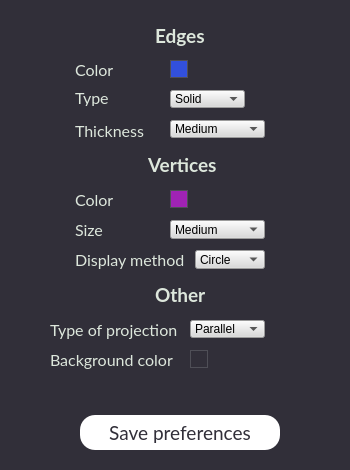
<?xml version="1.0" encoding="UTF-8"?>
<ui version="4.0">
 <class>Settings</class>
 <widget class="QDialog" name="Settings">
  <property name="geometry">
   <rect>
    <x>0</x>
    <y>0</y>
    <width>350</width>
    <height>470</height>
   </rect>
  </property>
  <property name="minimumSize">
   <size>
    <width>350</width>
    <height>470</height>
   </size>
  </property>
  <property name="maximumSize">
   <size>
    <width>350</width>
    <height>470</height>
   </size>
  </property>
  <property name="windowTitle">
   <string>Settings</string>
  </property>
  <property name="styleSheet">
   <string notr="true">background-color: rgb(49, 47, 57);</string>
  </property>
  <widget class="QPushButton" name="ButtonEdgesColor">
   <property name="geometry">
    <rect>
     <x>170</x>
     <y>60</y>
     <width>18</width>
     <height>18</height>
    </rect>
   </property>
   <property name="styleSheet">
    <string notr="true">background-color: rgb(50, 80, 220);
border: 1px solid;
border-color: rgb(79, 79, 87);</string>
   </property>
   <property name="text">
    <string/>
   </property>
  </widget>
  <widget class="QLabel" name="_vertices_size">
   <property name="geometry">
    <rect>
     <x>75</x>
     <y>220</y>
     <width>40</width>
     <height>20</height>
    </rect>
   </property>
   <property name="font">
    <font>
     <family>Lato</family>
     <pointsize>12</pointsize>
     <weight>50</weight>
     <bold>false</bold>
    </font>
   </property>
   <property name="styleSheet">
    <string notr="true">background-color: rgb(49, 47, 57);
color: rgb(221, 231, 220);</string>
   </property>
   <property name="text">
    <string>Size</string>
   </property>
  </widget>
  <widget class="QLabel" name="_edges_color">
   <property name="geometry">
    <rect>
     <x>75</x>
     <y>60</y>
     <width>45</width>
     <height>20</height>
    </rect>
   </property>
   <property name="font">
    <font>
     <family>Lato</family>
     <pointsize>12</pointsize>
     <weight>50</weight>
     <bold>false</bold>
    </font>
   </property>
   <property name="styleSheet">
    <string notr="true">background-color: rgb(49, 47, 57);
color: rgb(221, 231, 220);</string>
   </property>
   <property name="text">
    <string>Color</string>
   </property>
  </widget>
  <widget class="QLabel" name="_edges_thick">
   <property name="geometry">
    <rect>
     <x>75</x>
     <y>120</y>
     <width>75</width>
     <height>21</height>
    </rect>
   </property>
   <property name="font">
    <font>
     <family>Lato</family>
     <pointsize>12</pointsize>
     <weight>50</weight>
     <bold>false</bold>
    </font>
   </property>
   <property name="styleSheet">
    <string notr="true">background-color: rgb(49, 47, 57);
color: rgb(221, 231, 220);</string>
   </property>
   <property name="text">
    <string>Thickness</string>
   </property>
  </widget>
  <widget class="QPushButton" name="ButtonBackgroundColor">
   <property name="geometry">
    <rect>
     <x>190</x>
     <y>350</y>
     <width>18</width>
     <height>18</height>
    </rect>
   </property>
   <property name="styleSheet">
    <string notr="true">background-color: rgb(49, 47, 57);
border: 1px solid;
border-color: rgb(79, 79, 87);</string>
   </property>
   <property name="text">
    <string/>
   </property>
  </widget>
  <widget class="QPushButton" name="SavePreferences">
   <property name="geometry">
    <rect>
     <x>80</x>
     <y>415</y>
     <width>200</width>
     <height>35</height>
    </rect>
   </property>
   <property name="font">
    <font>
     <family>Lato</family>
     <pointsize>14</pointsize>
     <weight>50</weight>
     <bold>false</bold>
    </font>
   </property>
   <property name="styleSheet">
    <string notr="true">QPushButton {
 	border-radius: 15px;
	background-color: rgb(255, 255, 255);
	color: rgb(49, 47, 57);
}

QPushButton::hover {
 	border-radius: 15px;
	background-color: rgb(225, 225, 225);
	color: rgb(49, 47, 57);
}</string>
   </property>
   <property name="text">
    <string>Save preferences</string>
   </property>
  </widget>
  <widget class="QLabel" name="_edges">
   <property name="geometry">
    <rect>
     <x>155</x>
     <y>26</y>
     <width>50</width>
     <height>20</height>
    </rect>
   </property>
   <property name="font">
    <font>
     <family>Lato</family>
     <pointsize>14</pointsize>
     <weight>75</weight>
     <bold>true</bold>
    </font>
   </property>
   <property name="styleSheet">
    <string notr="true">background-color: rgb(49, 47, 57);
color: rgb(221, 231, 220);</string>
   </property>
   <property name="text">
    <string>Edges</string>
   </property>
  </widget>
  <widget class="QLabel" name="_type_of_projection">
   <property name="geometry">
    <rect>
     <x>50</x>
     <y>320</y>
     <width>130</width>
     <height>20</height>
    </rect>
   </property>
   <property name="font">
    <font>
     <family>Lato</family>
     <pointsize>12</pointsize>
     <weight>50</weight>
     <bold>false</bold>
    </font>
   </property>
   <property name="styleSheet">
    <string notr="true">background-color: rgb(49, 47, 57);
color: rgb(221, 231, 220);</string>
   </property>
   <property name="text">
    <string>Type of projection</string>
   </property>
  </widget>
  <widget class="QLabel" name="_background_color">
   <property name="geometry">
    <rect>
     <x>50</x>
     <y>350</y>
     <width>130</width>
     <height>20</height>
    </rect>
   </property>
   <property name="font">
    <font>
     <family>Lato</family>
     <pointsize>12</pointsize>
     <weight>50</weight>
     <bold>false</bold>
    </font>
   </property>
   <property name="styleSheet">
    <string notr="true">background-color: rgb(49, 47, 57);
color: rgb(221, 231, 220);</string>
   </property>
   <property name="text">
    <string>Background color</string>
   </property>
  </widget>
  <widget class="QComboBox" name="comboBoxEdgesThick">
   <property name="geometry">
    <rect>
     <x>170</x>
     <y>120</y>
     <width>95</width>
     <height>18</height>
    </rect>
   </property>
   <property name="styleSheet">
    <string notr="true">background-color: rgb(217, 217, 217);</string>
   </property>
   <property name="currentText">
    <string>Medium</string>
   </property>
   <property name="currentIndex">
    <number>2</number>
   </property>
   <item>
    <property name="text">
     <string>Extra thin</string>
    </property>
   </item>
   <item>
    <property name="text">
     <string>Thin</string>
    </property>
   </item>
   <item>
    <property name="text">
     <string>Medium</string>
    </property>
   </item>
   <item>
    <property name="text">
     <string>Bold</string>
    </property>
   </item>
   <item>
    <property name="text">
     <string>Extra bold</string>
    </property>
   </item>
  </widget>
  <widget class="QLabel" name="_other">
   <property name="geometry">
    <rect>
     <x>155</x>
     <y>285</y>
     <width>70</width>
     <height>20</height>
    </rect>
   </property>
   <property name="font">
    <font>
     <family>Lato</family>
     <pointsize>14</pointsize>
     <weight>75</weight>
     <bold>true</bold>
    </font>
   </property>
   <property name="styleSheet">
    <string notr="true">background-color: rgb(49, 47, 57);
color: rgb(221, 231, 220);</string>
   </property>
   <property name="text">
    <string>Other</string>
   </property>
  </widget>
  <widget class="QComboBox" name="comboBoxVerticesSize">
   <property name="geometry">
    <rect>
     <x>170</x>
     <y>220</y>
     <width>95</width>
     <height>19</height>
    </rect>
   </property>
   <property name="styleSheet">
    <string notr="true">background-color: rgb(217, 217, 217);</string>
   </property>
   <property name="currentText">
    <string>Medium</string>
   </property>
   <property name="currentIndex">
    <number>2</number>
   </property>
   <item>
    <property name="text">
     <string>Tiny</string>
    </property>
   </item>
   <item>
    <property name="text">
     <string>Small</string>
    </property>
   </item>
   <item>
    <property name="text">
     <string>Medium</string>
    </property>
   </item>
   <item>
    <property name="text">
     <string>Big</string>
    </property>
   </item>
   <item>
    <property name="text">
     <string>Huge</string>
    </property>
   </item>
  </widget>
  <widget class="QComboBox" name="comboBoxProjection">
   <property name="geometry">
    <rect>
     <x>190</x>
     <y>320</y>
     <width>75</width>
     <height>18</height>
    </rect>
   </property>
   <property name="styleSheet">
    <string notr="true">background-color: rgb(217, 217, 217);</string>
   </property>
   <item>
    <property name="text">
     <string>Parallel</string>
    </property>
   </item>
   <item>
    <property name="text">
     <string>Central</string>
    </property>
   </item>
  </widget>
  <widget class="QComboBox" name="comboBoxEdgesType">
   <property name="geometry">
    <rect>
     <x>170</x>
     <y>90</y>
     <width>75</width>
     <height>18</height>
    </rect>
   </property>
   <property name="styleSheet">
    <string notr="true">background-color: rgb(217, 217, 217);
text-align: right;</string>
   </property>
   <item>
    <property name="text">
     <string>Solid</string>
    </property>
   </item>
   <item>
    <property name="text">
     <string>Dashed</string>
    </property>
   </item>
  </widget>
  <widget class="QLabel" name="_vertices_color">
   <property name="geometry">
    <rect>
     <x>75</x>
     <y>190</y>
     <width>45</width>
     <height>20</height>
    </rect>
   </property>
   <property name="font">
    <font>
     <family>Lato</family>
     <pointsize>12</pointsize>
     <weight>50</weight>
     <bold>false</bold>
    </font>
   </property>
   <property name="styleSheet">
    <string notr="true">background-color: rgb(49, 47, 57);
color: rgb(221, 231, 220);</string>
   </property>
   <property name="text">
    <string>Color</string>
   </property>
  </widget>
  <widget class="QComboBox" name="comboBoxVerticesDispMethod">
   <property name="geometry">
    <rect>
     <x>195</x>
     <y>250</y>
     <width>70</width>
     <height>19</height>
    </rect>
   </property>
   <property name="styleSheet">
    <string notr="true">background-color: rgb(217, 217, 217);</string>
   </property>
   <property name="currentText">
    <string>Circle</string>
   </property>
   <property name="currentIndex">
    <number>1</number>
   </property>
   <item>
    <property name="text">
     <string>None</string>
    </property>
   </item>
   <item>
    <property name="text">
     <string>Circle</string>
    </property>
   </item>
   <item>
    <property name="text">
     <string>Square</string>
    </property>
   </item>
  </widget>
  <widget class="QPushButton" name="ButtonVerticesColor">
   <property name="geometry">
    <rect>
     <x>170</x>
     <y>190</y>
     <width>18</width>
     <height>18</height>
    </rect>
   </property>
   <property name="styleSheet">
    <string notr="true">background-color: rgb(160, 35, 180);
border: 1px solid;
border-color: rgb(79, 79, 87);</string>
   </property>
   <property name="text">
    <string/>
   </property>
  </widget>
  <widget class="QLabel" name="_vertices">
   <property name="geometry">
    <rect>
     <x>148</x>
     <y>155</y>
     <width>70</width>
     <height>20</height>
    </rect>
   </property>
   <property name="font">
    <font>
     <family>Lato</family>
     <pointsize>14</pointsize>
     <weight>75</weight>
     <bold>true</bold>
    </font>
   </property>
   <property name="styleSheet">
    <string notr="true">background-color: rgb(49, 47, 57);
color: rgb(221, 231, 220);</string>
   </property>
   <property name="text">
    <string>Vertices</string>
   </property>
  </widget>
  <widget class="QLabel" name="_vertices_method">
   <property name="geometry">
    <rect>
     <x>75</x>
     <y>250</y>
     <width>120</width>
     <height>20</height>
    </rect>
   </property>
   <property name="font">
    <font>
     <family>Lato</family>
     <pointsize>12</pointsize>
     <weight>50</weight>
     <bold>false</bold>
    </font>
   </property>
   <property name="styleSheet">
    <string notr="true">background-color: rgb(49, 47, 57);
color: rgb(221, 231, 220);</string>
   </property>
   <property name="text">
    <string>Display method</string>
   </property>
  </widget>
  <widget class="QLabel" name="_edges_type">
   <property name="geometry">
    <rect>
     <x>75</x>
     <y>90</y>
     <width>45</width>
     <height>16</height>
    </rect>
   </property>
   <property name="font">
    <font>
     <family>Lato</family>
     <pointsize>12</pointsize>
     <weight>50</weight>
     <bold>false</bold>
    </font>
   </property>
   <property name="styleSheet">
    <string notr="true">background-color: rgb(49, 47, 57);
color: rgb(221, 231, 220);</string>
   </property>
   <property name="text">
    <string>Type</string>
   </property>
  </widget>
 </widget>
 <resources/>
 <connections/>
</ui>
